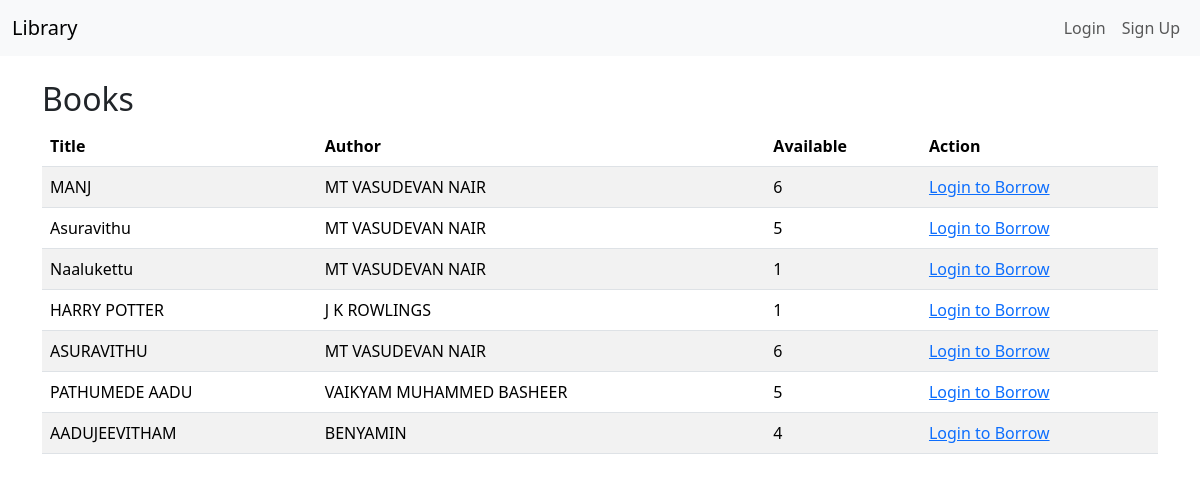
The page /books/ on the database its author committed.
### library/models.py (models this page shows, shortened)
class Book(models.Model):
    title = models.CharField(max_length=255)
    author = models.CharField(max_length=255)
    isbn = models.CharField(max_length=13, unique=True)
    total_copies = models.PositiveIntegerField(default=1)
    def available_copies(self):
        active = self.borrowing_set.filter(returned_at__isnull=True).count()
        return max(self.total_copies - active, 0)

### library/views.py (the view)
# urls.py: path('', views.book_list, name='books_list'),
def book_list(request):
    q = request.GET.get('q', '')
    qs = Book.objects.all()
    if q:
        qs = qs.filter(Q(title__icontains=q) | Q(author__icontains=q))
    paginator = Paginator(qs, 10)
    page = request.GET.get('page')
    books = paginator.get_page(page)
    return render(request, 'library/book_list.html', {'books': books, 'q': q})

### library/templates/library/book_list.html
{% extends 'base.html' %}
{% block content %}
<h2>Books</h2>
<table class="table table-striped">
  <thead>
    <tr>
      <th>Title</th>
      <th>Author</th>
      <th>Available</th>
      <th>Action</th>
    </tr>
  </thead>
  <tbody>
    {% for book in books %}
    <tr>
      <td>{{ book.title }}</td>
      <td>{{ book.author }}</td>
      <td>{{ book.available_copies }}</td>
      <td>
        {% if user.is_authenticated %}
          {% if book.available_copies > 0 %}
            <a href="{% url 'borrow_book' book.pk %}" class="btn btn-sm btn-primary">Borrow</a>
          {% else %}
            <span class="text-muted">Not Available</span>
          {% endif %}
        {% else %}
          <a href="{% url 'home' %}">Login to Borrow</a>
        {% endif %}
      </td>
    </tr>
    {% endfor %}
  </tbody>
</table>
{% endblock %}

### library/templates/base.html (shortened to what this page needs)
<!DOCTYPE html>
<html lang="en">
<head>
    <link href="https://cdn.jsdelivr.net/npm/bootstrap@5.3.2/dist/css/bootstrap.min.css" rel="stylesheet">
</head>
<body>
<nav class="navbar navbar-expand-lg navbar-light bg-light">
  <div class="container-fluid">
    <a class="navbar-brand" href="{% url 'books_list' %}">Library</a>
    <div class="collapse navbar-collapse">
      <ul class="navbar-nav ms-auto">
        {% if user.is_authenticated %}
          <li class="nav-item"><a class="nav-link" href="{% url 'my_borrowings' %}">My Borrowings</a></li>
          <li class="nav-item">
            <form action="{% url 'logout' %}" method="post" style="display:inline;">
                {% csrf_token %}
                <button type="submit" class="btn btn-link nav-link" style="display:inline; padding:0;">Logout</button>
            </form>
          </li>
        {% else %}
          <li class="nav-item"><a class="nav-link" href="{% url 'home' %}">Login</a></li>
          <li class="nav-item"><a class="nav-link" href="{% url 'signup' %}">Sign Up</a></li>
        {% endif %}
      </ul>
    </div>
  </div>
</nav>
<div class="container mt-4">
    {% block content %}
    {% endblock %}
</div>
</body>
</html>

### rows shown on the page
Book: title "MANJ", author "MT VASUDEVAN NAIR", available_copies "6"
Book: title "Asuravithu", author "MT VASUDEVAN NAIR", available_copies "5"
Book: title "Naalukettu", author "MT VASUDEVAN NAIR", available_copies "1"
Book: title "HARRY POTTER", author "J K ROWLINGS", available_copies "1"
Book: title "ASURAVITHU", author "MT VASUDEVAN NAIR", available_copies "6"
Book: title "PATHUMEDE AADU", author "VAIKYAM MUHAMMED BASHEER", available_copies "5"
Book: title "AADUJEEVITHAM", author "BENYAMIN", available_copies "4"
